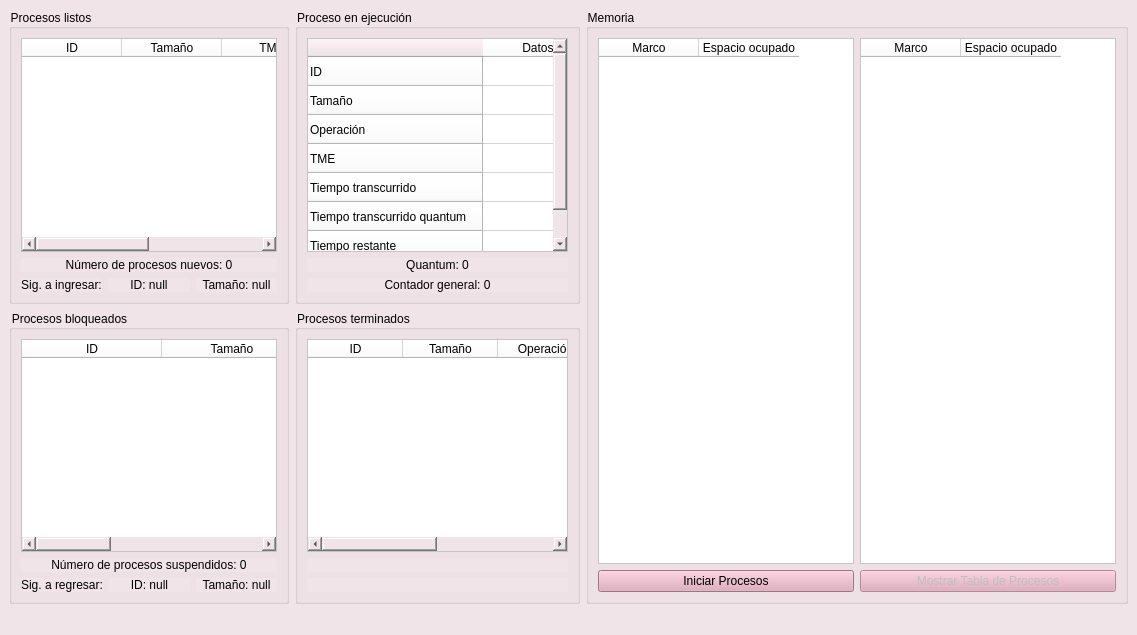
<?xml version="1.0" encoding="UTF-8"?>
<ui version="4.0">
 <class>MainWindow</class>
 <widget class="QMainWindow" name="MainWindow">
  <property name="geometry">
   <rect>
    <x>0</x>
    <y>0</y>
    <width>1137</width>
    <height>635</height>
   </rect>
  </property>
  <property name="palette">
   <palette>
    <active>
     <colorrole role="Button">
      <brush brushstyle="SolidPattern">
       <color alpha="255">
        <red>241</red>
        <green>228</green>
        <blue>232</blue>
       </color>
      </brush>
     </colorrole>
     <colorrole role="ButtonText">
      <brush brushstyle="SolidPattern">
       <color alpha="255">
        <red>0</red>
        <green>0</green>
        <blue>0</blue>
       </color>
      </brush>
     </colorrole>
     <colorrole role="Base">
      <brush brushstyle="SolidPattern">
       <color alpha="255">
        <red>241</red>
        <green>228</green>
        <blue>232</blue>
       </color>
      </brush>
     </colorrole>
     <colorrole role="Window">
      <brush brushstyle="SolidPattern">
       <color alpha="255">
        <red>241</red>
        <green>228</green>
        <blue>232</blue>
       </color>
      </brush>
     </colorrole>
    </active>
    <inactive>
     <colorrole role="Button">
      <brush brushstyle="SolidPattern">
       <color alpha="255">
        <red>241</red>
        <green>228</green>
        <blue>232</blue>
       </color>
      </brush>
     </colorrole>
     <colorrole role="ButtonText">
      <brush brushstyle="SolidPattern">
       <color alpha="255">
        <red>0</red>
        <green>0</green>
        <blue>0</blue>
       </color>
      </brush>
     </colorrole>
     <colorrole role="Base">
      <brush brushstyle="SolidPattern">
       <color alpha="255">
        <red>241</red>
        <green>228</green>
        <blue>232</blue>
       </color>
      </brush>
     </colorrole>
     <colorrole role="Window">
      <brush brushstyle="SolidPattern">
       <color alpha="255">
        <red>241</red>
        <green>228</green>
        <blue>232</blue>
       </color>
      </brush>
     </colorrole>
    </inactive>
    <disabled>
     <colorrole role="Button">
      <brush brushstyle="SolidPattern">
       <color alpha="255">
        <red>241</red>
        <green>228</green>
        <blue>232</blue>
       </color>
      </brush>
     </colorrole>
     <colorrole role="ButtonText">
      <brush brushstyle="SolidPattern">
       <color alpha="255">
        <red>120</red>
        <green>120</green>
        <blue>120</blue>
       </color>
      </brush>
     </colorrole>
     <colorrole role="Base">
      <brush brushstyle="SolidPattern">
       <color alpha="255">
        <red>241</red>
        <green>228</green>
        <blue>232</blue>
       </color>
      </brush>
     </colorrole>
     <colorrole role="Window">
      <brush brushstyle="SolidPattern">
       <color alpha="255">
        <red>241</red>
        <green>228</green>
        <blue>232</blue>
       </color>
      </brush>
     </colorrole>
    </disabled>
   </palette>
  </property>
  <property name="windowTitle">
   <string>Planificador</string>
  </property>
  <property name="styleSheet">
   <string notr="true">background-color: #f1e4e8;</string>
  </property>
  <widget class="QWidget" name="centralwidget">
   <layout class="QGridLayout" name="gridLayout_4">
    <item row="0" column="1">
     <widget class="QGroupBox" name="groupBox">
      <property name="title">
       <string>Proceso en ejecución</string>
      </property>
      <layout class="QGridLayout" name="gridLayout">
       <item row="0" column="0">
        <widget class="QTableWidget" name="proceso_tableWidget">
         <property name="enabled">
          <bool>true</bool>
         </property>
         <property name="focusPolicy">
          <enum>Qt::NoFocus</enum>
         </property>
         <property name="styleSheet">
          <string notr="true">background-color: white;</string>
         </property>
         <property name="editTriggers">
          <set>QAbstractItemView::NoEditTriggers</set>
         </property>
         <attribute name="horizontalHeaderDefaultSectionSize">
          <number>110</number>
         </attribute>
         <attribute name="verticalHeaderDefaultSectionSize">
          <number>29</number>
         </attribute>
         <row>
          <property name="text">
           <string>ID</string>
          </property>
         </row>
         <row>
          <property name="text">
           <string>Tamaño</string>
          </property>
         </row>
         <row>
          <property name="text">
           <string>Operación</string>
          </property>
         </row>
         <row>
          <property name="text">
           <string>TME</string>
          </property>
         </row>
         <row>
          <property name="text">
           <string>Tiempo transcurrido</string>
          </property>
         </row>
         <row>
          <property name="text">
           <string>Tiempo transcurrido quantum</string>
          </property>
         </row>
         <row>
          <property name="text">
           <string>Tiempo restante</string>
          </property>
         </row>
         <column>
          <property name="text">
           <string>Datos</string>
          </property>
         </column>
        </widget>
       </item>
       <item row="2" column="0">
        <widget class="QLabel" name="quantum_label">
         <property name="text">
          <string>Quantum: 0</string>
         </property>
         <property name="alignment">
          <set>Qt::AlignCenter</set>
         </property>
        </widget>
       </item>
       <item row="3" column="0">
        <widget class="QLabel" name="contador_label">
         <property name="text">
          <string>Contador general: 0</string>
         </property>
         <property name="alignment">
          <set>Qt::AlignCenter</set>
         </property>
        </widget>
       </item>
      </layout>
     </widget>
    </item>
    <item row="0" column="0">
     <widget class="QGroupBox" name="groupBox_2">
      <property name="title">
       <string>Procesos listos</string>
      </property>
      <layout class="QGridLayout" name="gridLayout_2">
       <item row="0" column="0" colspan="3">
        <widget class="QTableWidget" name="pendientes_tableWidget">
         <property name="enabled">
          <bool>true</bool>
         </property>
         <property name="focusPolicy">
          <enum>Qt::NoFocus</enum>
         </property>
         <property name="layoutDirection">
          <enum>Qt::LeftToRight</enum>
         </property>
         <property name="autoFillBackground">
          <bool>false</bool>
         </property>
         <property name="styleSheet">
          <string notr="true">background-color: white;</string>
         </property>
         <property name="editTriggers">
          <set>QAbstractItemView::NoEditTriggers</set>
         </property>
         <attribute name="horizontalHeaderVisible">
          <bool>true</bool>
         </attribute>
         <attribute name="horizontalHeaderCascadingSectionResizes">
          <bool>false</bool>
         </attribute>
         <attribute name="horizontalHeaderDefaultSectionSize">
          <number>100</number>
         </attribute>
         <attribute name="horizontalHeaderStretchLastSection">
          <bool>false</bool>
         </attribute>
         <attribute name="verticalHeaderCascadingSectionResizes">
          <bool>false</bool>
         </attribute>
         <attribute name="verticalHeaderShowSortIndicator" stdset="0">
          <bool>false</bool>
         </attribute>
         <attribute name="verticalHeaderStretchLastSection">
          <bool>false</bool>
         </attribute>
         <column>
          <property name="text">
           <string>ID</string>
          </property>
         </column>
         <column>
          <property name="text">
           <string>Tamaño</string>
          </property>
         </column>
         <column>
          <property name="text">
           <string>TME</string>
          </property>
         </column>
         <column>
          <property name="text">
           <string>TT</string>
          </property>
         </column>
        </widget>
       </item>
       <item row="1" column="0" colspan="3">
        <widget class="QLabel" name="pendientes_label">
         <property name="text">
          <string>Número de procesos nuevos: 0</string>
         </property>
         <property name="alignment">
          <set>Qt::AlignCenter</set>
         </property>
        </widget>
       </item>
       <item row="2" column="0">
        <widget class="QLabel" name="sig_label">
         <property name="text">
          <string>Sig. a ingresar:</string>
         </property>
         <property name="alignment">
          <set>Qt::AlignCenter</set>
         </property>
        </widget>
       </item>
       <item row="2" column="1">
        <widget class="QLabel" name="idSig_label">
         <property name="text">
          <string>ID: null</string>
         </property>
         <property name="alignment">
          <set>Qt::AlignCenter</set>
         </property>
        </widget>
       </item>
       <item row="2" column="2">
        <widget class="QLabel" name="tamSig_label">
         <property name="text">
          <string>Tamaño: null</string>
         </property>
         <property name="alignment">
          <set>Qt::AlignCenter</set>
         </property>
        </widget>
       </item>
      </layout>
     </widget>
    </item>
    <item row="1" column="0">
     <widget class="QGroupBox" name="groupBox_5">
      <property name="title">
       <string>Procesos bloqueados</string>
      </property>
      <layout class="QGridLayout" name="gridLayout_3">
       <item row="0" column="0" colspan="3">
        <widget class="QTableWidget" name="bloqueados_tableWidget">
         <property name="enabled">
          <bool>true</bool>
         </property>
         <property name="focusPolicy">
          <enum>Qt::NoFocus</enum>
         </property>
         <property name="styleSheet">
          <string notr="true">background-color: white;</string>
         </property>
         <property name="editTriggers">
          <set>QAbstractItemView::NoEditTriggers</set>
         </property>
         <attribute name="horizontalHeaderDefaultSectionSize">
          <number>140</number>
         </attribute>
         <column>
          <property name="text">
           <string>ID</string>
          </property>
         </column>
         <column>
          <property name="text">
           <string>Tamaño</string>
          </property>
         </column>
         <column>
          <property name="text">
           <string>TB</string>
          </property>
         </column>
        </widget>
       </item>
       <item row="1" column="0" colspan="3">
        <widget class="QLabel" name="suspendidos_label">
         <property name="text">
          <string>Número de procesos suspendidos: 0</string>
         </property>
         <property name="alignment">
          <set>Qt::AlignCenter</set>
         </property>
        </widget>
       </item>
       <item row="2" column="0">
        <widget class="QLabel" name="sigRegresar_label">
         <property name="text">
          <string>Sig. a regresar:</string>
         </property>
         <property name="alignment">
          <set>Qt::AlignCenter</set>
         </property>
        </widget>
       </item>
       <item row="2" column="1">
        <widget class="QLabel" name="idSuspendido_label">
         <property name="text">
          <string>ID: null</string>
         </property>
         <property name="alignment">
          <set>Qt::AlignCenter</set>
         </property>
        </widget>
       </item>
       <item row="2" column="2">
        <widget class="QLabel" name="tamSuspendido_label">
         <property name="text">
          <string>Tamaño: null</string>
         </property>
         <property name="alignment">
          <set>Qt::AlignCenter</set>
         </property>
        </widget>
       </item>
      </layout>
     </widget>
    </item>
    <item row="1" column="1">
     <widget class="QGroupBox" name="groupBox_6">
      <property name="title">
       <string>Procesos terminados</string>
      </property>
      <layout class="QGridLayout" name="gridLayout_7">
       <item row="0" column="0">
        <widget class="QTableWidget" name="terminados_tableWidget">
         <property name="enabled">
          <bool>true</bool>
         </property>
         <property name="focusPolicy">
          <enum>Qt::NoFocus</enum>
         </property>
         <property name="styleSheet">
          <string notr="true">background-color: white;</string>
         </property>
         <property name="verticalScrollBarPolicy">
          <enum>Qt::ScrollBarAsNeeded</enum>
         </property>
         <property name="editTriggers">
          <set>QAbstractItemView::NoEditTriggers</set>
         </property>
         <attribute name="horizontalHeaderDefaultSectionSize">
          <number>95</number>
         </attribute>
         <column>
          <property name="text">
           <string>ID</string>
          </property>
         </column>
         <column>
          <property name="text">
           <string>Tamaño</string>
          </property>
         </column>
         <column>
          <property name="text">
           <string>Operación</string>
          </property>
         </column>
         <column>
          <property name="text">
           <string>Resultado</string>
          </property>
         </column>
        </widget>
       </item>
       <item row="1" column="0">
        <widget class="QLabel" name="label">
         <property name="text">
          <string/>
         </property>
        </widget>
       </item>
       <item row="2" column="0">
        <widget class="QLabel" name="label_2">
         <property name="text">
          <string/>
         </property>
        </widget>
       </item>
      </layout>
     </widget>
    </item>
    <item row="0" column="2" rowspan="2">
     <widget class="QGroupBox" name="groupBox_4">
      <property name="title">
       <string>Memoria</string>
      </property>
      <layout class="QGridLayout" name="gridLayout_5">
       <item row="0" column="1">
        <widget class="QTableWidget" name="memoria1_tableWidget">
         <property name="focusPolicy">
          <enum>Qt::NoFocus</enum>
         </property>
         <property name="styleSheet">
          <string notr="true">background-color: white;</string>
         </property>
         <property name="editTriggers">
          <set>QAbstractItemView::NoEditTriggers</set>
         </property>
         <attribute name="verticalHeaderVisible">
          <bool>false</bool>
         </attribute>
         <attribute name="verticalHeaderStretchLastSection">
          <bool>false</bool>
         </attribute>
         <column>
          <property name="text">
           <string>Marco</string>
          </property>
         </column>
         <column>
          <property name="text">
           <string>Espacio ocupado</string>
          </property>
         </column>
        </widget>
       </item>
       <item row="0" column="2">
        <widget class="QTableWidget" name="memoria2_tableWidget">
         <property name="focusPolicy">
          <enum>Qt::NoFocus</enum>
         </property>
         <property name="styleSheet">
          <string notr="true">background-color: white;</string>
         </property>
         <attribute name="verticalHeaderVisible">
          <bool>false</bool>
         </attribute>
         <column>
          <property name="text">
           <string>Marco</string>
          </property>
         </column>
         <column>
          <property name="text">
           <string>Espacio ocupado</string>
          </property>
         </column>
        </widget>
       </item>
       <item row="1" column="2">
        <widget class="QPushButton" name="tiempos_pushButton">
         <property name="enabled">
          <bool>false</bool>
         </property>
         <property name="styleSheet">
          <string notr="true">background-color: #dda1b6;</string>
         </property>
         <property name="text">
          <string>Mostrar Tabla de Procesos</string>
         </property>
        </widget>
       </item>
       <item row="1" column="1">
        <widget class="QPushButton" name="procesos_pushButton">
         <property name="palette">
          <palette>
           <active>
            <colorrole role="WindowText">
             <brush brushstyle="SolidPattern">
              <color alpha="255">
               <red>0</red>
               <green>0</green>
               <blue>0</blue>
              </color>
             </brush>
            </colorrole>
            <colorrole role="Button">
             <brush brushstyle="SolidPattern">
              <color alpha="255">
               <red>221</red>
               <green>161</green>
               <blue>182</blue>
              </color>
             </brush>
            </colorrole>
            <colorrole role="Text">
             <brush brushstyle="SolidPattern">
              <color alpha="255">
               <red>0</red>
               <green>0</green>
               <blue>0</blue>
              </color>
             </brush>
            </colorrole>
            <colorrole role="ButtonText">
             <brush brushstyle="SolidPattern">
              <color alpha="255">
               <red>0</red>
               <green>0</green>
               <blue>0</blue>
              </color>
             </brush>
            </colorrole>
            <colorrole role="Base">
             <brush brushstyle="SolidPattern">
              <color alpha="255">
               <red>221</red>
               <green>161</green>
               <blue>182</blue>
              </color>
             </brush>
            </colorrole>
            <colorrole role="Window">
             <brush brushstyle="SolidPattern">
              <color alpha="255">
               <red>221</red>
               <green>161</green>
               <blue>182</blue>
              </color>
             </brush>
            </colorrole>
            <colorrole role="PlaceholderText">
             <brush brushstyle="SolidPattern">
              <color alpha="128">
               <red>0</red>
               <green>0</green>
               <blue>0</blue>
              </color>
             </brush>
            </colorrole>
           </active>
           <inactive>
            <colorrole role="WindowText">
             <brush brushstyle="SolidPattern">
              <color alpha="255">
               <red>0</red>
               <green>0</green>
               <blue>0</blue>
              </color>
             </brush>
            </colorrole>
            <colorrole role="Button">
             <brush brushstyle="SolidPattern">
              <color alpha="255">
               <red>221</red>
               <green>161</green>
               <blue>182</blue>
              </color>
             </brush>
            </colorrole>
            <colorrole role="Text">
             <brush brushstyle="SolidPattern">
              <color alpha="255">
               <red>0</red>
               <green>0</green>
               <blue>0</blue>
              </color>
             </brush>
            </colorrole>
            <colorrole role="ButtonText">
             <brush brushstyle="SolidPattern">
              <color alpha="255">
               <red>0</red>
               <green>0</green>
               <blue>0</blue>
              </color>
             </brush>
            </colorrole>
            <colorrole role="Base">
             <brush brushstyle="SolidPattern">
              <color alpha="255">
               <red>221</red>
               <green>161</green>
               <blue>182</blue>
              </color>
             </brush>
            </colorrole>
            <colorrole role="Window">
             <brush brushstyle="SolidPattern">
              <color alpha="255">
               <red>221</red>
               <green>161</green>
               <blue>182</blue>
              </color>
             </brush>
            </colorrole>
            <colorrole role="PlaceholderText">
             <brush brushstyle="SolidPattern">
              <color alpha="128">
               <red>0</red>
               <green>0</green>
               <blue>0</blue>
              </color>
             </brush>
            </colorrole>
           </inactive>
           <disabled>
            <colorrole role="WindowText">
             <brush brushstyle="SolidPattern">
              <color alpha="255">
               <red>0</red>
               <green>0</green>
               <blue>0</blue>
              </color>
             </brush>
            </colorrole>
            <colorrole role="Button">
             <brush brushstyle="SolidPattern">
              <color alpha="255">
               <red>221</red>
               <green>161</green>
               <blue>182</blue>
              </color>
             </brush>
            </colorrole>
            <colorrole role="Text">
             <brush brushstyle="SolidPattern">
              <color alpha="255">
               <red>120</red>
               <green>120</green>
               <blue>120</blue>
              </color>
             </brush>
            </colorrole>
            <colorrole role="ButtonText">
             <brush brushstyle="SolidPattern">
              <color alpha="255">
               <red>120</red>
               <green>120</green>
               <blue>120</blue>
              </color>
             </brush>
            </colorrole>
            <colorrole role="Base">
             <brush brushstyle="SolidPattern">
              <color alpha="255">
               <red>221</red>
               <green>161</green>
               <blue>182</blue>
              </color>
             </brush>
            </colorrole>
            <colorrole role="Window">
             <brush brushstyle="SolidPattern">
              <color alpha="255">
               <red>221</red>
               <green>161</green>
               <blue>182</blue>
              </color>
             </brush>
            </colorrole>
            <colorrole role="PlaceholderText">
             <brush brushstyle="SolidPattern">
              <color alpha="128">
               <red>0</red>
               <green>0</green>
               <blue>0</blue>
              </color>
             </brush>
            </colorrole>
           </disabled>
          </palette>
         </property>
         <property name="styleSheet">
          <string notr="true">background-color: #dda1b6;</string>
         </property>
         <property name="text">
          <string>Iniciar Procesos</string>
         </property>
        </widget>
       </item>
      </layout>
     </widget>
    </item>
   </layout>
  </widget>
  <widget class="QMenuBar" name="menubar">
   <property name="geometry">
    <rect>
     <x>0</x>
     <y>0</y>
     <width>1137</width>
     <height>22</height>
    </rect>
   </property>
  </widget>
  <widget class="QStatusBar" name="statusbar"/>
 </widget>
 <resources/>
 <connections/>
</ui>
